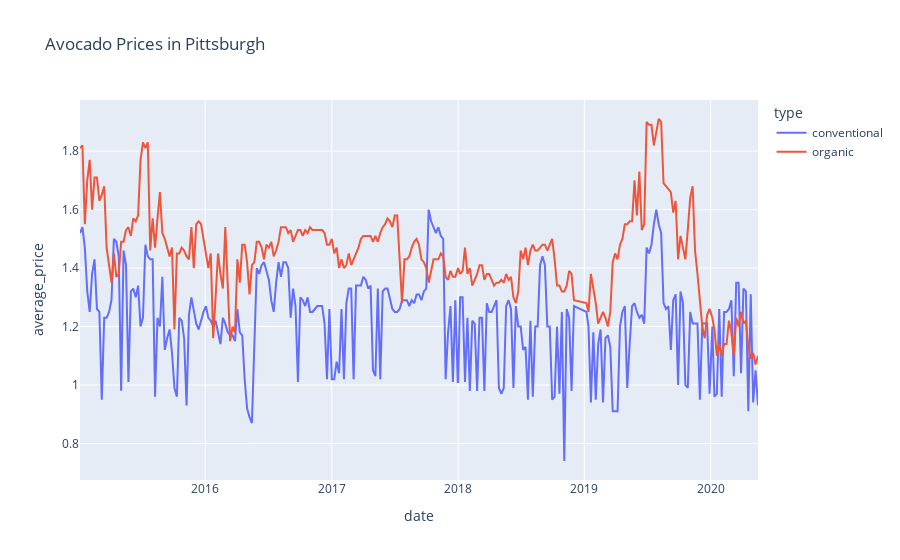

Notebook source saved alongside this figure:
### Markdown cell above
## Practice graph for Pittsburgh ##

### Code cell
# subset data for Pittsburgh
pgh_df = df[df.geography == 'Pittsburgh']
city_title = 'Avocado Prices in Pittsburgh'

# graph Pittsburgh data
fig = px.line(pgh_df, x='date', y='average_price', color='type', title = city_title)
fig.show()

### Figure 1 — Plotly figure (JSON) as saved in the notebook; plotly's stock layout.template omitted (floating-point values rounded to 4 significant figures; data arrays with more than 128 entries replaced by an {"elided": "..."} marker saying what was removed)
{"data": [{"hovertemplate": "type=conventional<br>date=%{x}<br>average_price=%{y}<extra></extra>", "legendgroup": "conventional", "line": {"color": "#636efa", "dash": "solid"}, "marker": {"symbol": "circle"}, "mode": "lines", "name": "conventional", "orientation": "v", "showlegend": true, "type": "scatter", "x": {"elided": "278 str values"}, "xaxis": "x", "y": {"elided": "278 float values"}, "yaxis": "y"}, {"hovertemplate": "type=organic<br>date=%{x}<br>average_price=%{y}<extra></extra>", "legendgroup": "organic", "line": {"color": "#EF553B", "dash": "solid"}, "marker": {"symbol": "circle"}, "mode": "lines", "name": "organic", "orientation": "v", "showlegend": true, "type": "scatter", "x": {"elided": "278 str values"}, "xaxis": "x", "y": {"elided": "278 float values"}, "yaxis": "y"}], "layout": {"autosize": true, "legend": {"title": {"text": "type"}, "tracegroupgap": 0}, "title": {"text": "Avocado Prices in Pittsburgh"}, "xaxis": {"anchor": "y", "autorange": true, "domain": [0, 1], "range": ["2015-01-04", "2020-05-17"], "title": {"text": "date"}, "type": "date"}, "yaxis": {"anchor": "x", "autorange": true, "domain": [0, 1], "range": [0.675, 1.975], "title": {"text": "average_price"}, "type": "linear"}}}
